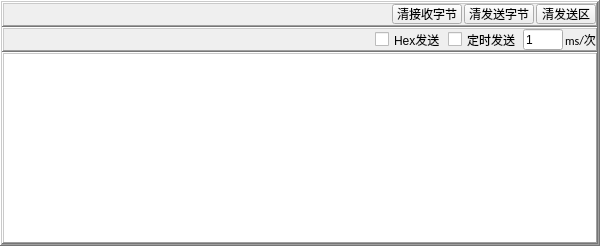
                  <widget class="QFrame" name="frame_9">
                   <property name="sizePolicy">
                    <sizepolicy hsizetype="Expanding" vsizetype="Expanding">
                     <horstretch>1</horstretch>
                     <verstretch>0</verstretch>
                    </sizepolicy>
                   </property>
                   <property name="minimumSize">
                    <size>
                     <width>0</width>
                     <height>0</height>
                    </size>
                   </property>
                   <property name="maximumSize">
                    <size>
                     <width>600</width>
                     <height>11111</height>
                    </size>
                   </property>
                   <property name="frameShape">
                    <enum>QFrame::WinPanel</enum>
                   </property>
                   <property name="frameShadow">
                    <enum>QFrame::Raised</enum>
                   </property>
                   <property name="lineWidth">
                    <number>20</number>
                   </property>
                   <property name="midLineWidth">
                    <number>0</number>
                   </property>
                   <layout class="QVBoxLayout" name="verticalLayout_9">
                    <property name="spacing">
                     <number>0</number>
                    </property>
                    <property name="leftMargin">
                     <number>0</number>
                    </property>
                    <property name="topMargin">
                     <number>0</number>
                    </property>
                    <property name="rightMargin">
                     <number>0</number>
                    </property>
                    <property name="bottomMargin">
                     <number>0</number>
                    </property>
                    <item>
                     <widget class="QFrame" name="frame_16">
                      <property name="sizePolicy">
                       <sizepolicy hsizetype="Expanding" vsizetype="Expanding">
                        <horstretch>0</horstretch>
                        <verstretch>0</verstretch>
                       </sizepolicy>
                      </property>
                      <property name="minimumSize">
                       <size>
                        <width>0</width>
                        <height>25</height>
                       </size>
                      </property>
                      <property name="maximumSize">
                       <size>
                        <width>16777215</width>
                        <height>25</height>
                       </size>
                      </property>
                      <property name="frameShape">
                       <enum>QFrame::WinPanel</enum>
                      </property>
                      <property name="frameShadow">
                       <enum>QFrame::Raised</enum>
                      </property>
                      <layout class="QHBoxLayout" name="horizontalLayout_5">
                       <property name="spacing">
                        <number>2</number>
                       </property>
                       <property name="leftMargin">
                        <number>0</number>
                       </property>
                       <property name="topMargin">
                        <number>0</number>
                       </property>
                       <property name="rightMargin">
                        <number>0</number>
                       </property>
                       <property name="bottomMargin">
                        <number>0</number>
                       </property>
                       <item>
                        <spacer name="horizontalSpacer_3">
                         <property name="orientation">
                          <enum>Qt::Horizontal</enum>
                         </property>
                         <property name="sizeHint" stdset="0">
                          <size>
                           <width>419</width>
                           <height>13</height>
                          </size>
                         </property>
                        </spacer>
                       </item>
                       <item>
                        <widget class="QPushButton" name="clean_received_show">
                         <property name="sizePolicy">
                          <sizepolicy hsizetype="Expanding" vsizetype="Expanding">
                           <horstretch>0</horstretch>
                           <verstretch>0</verstretch>
                          </sizepolicy>
                         </property>
                         <property name="maximumSize">
                          <size>
                           <width>70</width>
                           <height>20</height>
                          </size>
                         </property>
                         <property name="text">
                          <string>清接收字节</string>
                         </property>
                         <property name="autoRepeat">
                          <bool>false</bool>
                         </property>
                         <property name="autoExclusive">
                          <bool>false</bool>
                         </property>
                         <property name="autoDefault">
                          <bool>false</bool>
                         </property>
                         <property name="default">
                          <bool>false</bool>
                         </property>
                         <property name="flat">
                          <bool>false</bool>
                         </property>
                        </widget>
                       </item>
                       <item>
                        <widget class="QPushButton" name="clean_send_show">
                         <property name="sizePolicy">
                          <sizepolicy hsizetype="Expanding" vsizetype="Expanding">
                           <horstretch>0</horstretch>
                           <verstretch>0</verstretch>
                          </sizepolicy>
                         </property>
                         <property name="maximumSize">
                          <size>
                           <width>70</width>
                           <height>20</height>
                          </size>
                         </property>
                         <property name="text">
                          <string>清发送字节</string>
                         </property>
                         <property name="autoRepeat">
                          <bool>false</bool>
                         </property>
                         <property name="autoExclusive">
                          <bool>false</bool>
                         </property>
                         <property name="autoDefault">
                          <bool>false</bool>
                         </property>
                         <property name="default">
                          <bool>false</bool>
                         </property>
                         <property name="flat">
                          <bool>false</bool>
                         </property>
                        </widget>
                       </item>
                       <item>
                        <widget class="QPushButton" name="clean_send">
                         <property name="sizePolicy">
                          <sizepolicy hsizetype="Expanding" vsizetype="Expanding">
                           <horstretch>0</horstretch>
                           <verstretch>0</verstretch>
                          </sizepolicy>
                         </property>
                         <property name="maximumSize">
                          <size>
                           <width>60</width>
                           <height>20</height>
                          </size>
                         </property>
                         <property name="text">
                          <string>清发送区</string>
                         </property>
                         <property name="autoRepeat">
                          <bool>false</bool>
                         </property>
                         <property name="autoExclusive">
                          <bool>false</bool>
                         </property>
                         <property name="autoDefault">
                          <bool>false</bool>
                         </property>
                         <property name="default">
                          <bool>false</bool>
                         </property>
                         <property name="flat">
                          <bool>false</bool>
                         </property>
                        </widget>
                       </item>
                      </layout>
                     </widget>
                    </item>
                    <item>
                     <widget class="QFrame" name="frame_26">
                      <property name="sizePolicy">
                       <sizepolicy hsizetype="Expanding" vsizetype="Expanding">
                        <horstretch>0</horstretch>
                        <verstretch>0</verstretch>
                       </sizepolicy>
                      </property>
                      <property name="minimumSize">
                       <size>
                        <width>0</width>
                        <height>25</height>
                       </size>
                      </property>
                      <property name="maximumSize">
                       <size>
                        <width>16777215</width>
                        <height>25</height>
                       </size>
                      </property>
                      <property name="frameShape">
                       <enum>QFrame::WinPanel</enum>
                      </property>
                      <property name="frameShadow">
                       <enum>QFrame::Raised</enum>
                      </property>
                      <layout class="QHBoxLayout" name="horizontalLayout_4">
                       <property name="spacing">
                        <number>2</number>
                       </property>
                       <property name="leftMargin">
                        <number>0</number>
                       </property>
                       <property name="topMargin">
                        <number>0</number>
                       </property>
                       <property name="rightMargin">
                        <number>0</number>
                       </property>
                       <property name="bottomMargin">
                        <number>0</number>
                       </property>
                       <item>
                        <spacer name="horizontalSpacer">
                         <property name="orientation">
                          <enum>Qt::Horizontal</enum>
                         </property>
                         <property name="sizeHint" stdset="0">
                          <size>
                           <width>419</width>
                           <height>13</height>
                          </size>
                         </property>
                        </spacer>
                       </item>
                       <item>
                        <widget class="QCheckBox" name="hex_send_button">
                         <property name="sizePolicy">
                          <sizepolicy hsizetype="Fixed" vsizetype="Expanding">
                           <horstretch>0</horstretch>
                           <verstretch>0</verstretch>
                          </sizepolicy>
                         </property>
                         <property name="text">
                          <string>Hex发送</string>
                         </property>
                        </widget>
                       </item>
                       <item>
                        <widget class="QCheckBox" name="timingswitch">
                         <property name="sizePolicy">
                          <sizepolicy hsizetype="Fixed" vsizetype="Expanding">
                           <horstretch>0</horstretch>
                           <verstretch>0</verstretch>
                          </sizepolicy>
                         </property>
                         <property name="text">
                          <string>定时发送</string>
                         </property>
                         <property name="autoRepeatDelay">
                          <number>300</number>
                         </property>
                        </widget>
                       </item>
                       <item>
                        <widget class="QLineEdit" name="timing">
                         <property name="sizePolicy">
                          <sizepolicy hsizetype="Fixed" vsizetype="Expanding">
                           <horstretch>0</horstretch>
                           <verstretch>0</verstretch>
                          </sizepolicy>
                         </property>
                         <property name="maximumSize">
                          <size>
                           <width>40</width>
                           <height>16777215</height>
                          </size>
                         </property>
                         <property name="toolTip">
                          <string>110</string>
                         </property>
                         <property name="text">
                          <string>1</string>
                         </property>
                         <property name="clearButtonEnabled">
                          <bool>false</bool>
                         </property>
                        </widget>
                       </item>
                       <item>
                        <widget class="QLabel" name="label_8">
                         <property name="sizePolicy">
                          <sizepolicy hsizetype="Expanding" vsizetype="Expanding">
                           <horstretch>0</horstretch>
                           <verstretch>0</verstretch>
                          </sizepolicy>
                         </property>
                         <property name="maximumSize">
                          <size>
                           <width>35</width>
                           <height>15</height>
                          </size>
                         </property>
                         <property name="font">
                          <font>
                           <family>Calibri</family>
                          </font>
                         </property>
                         <property name="text">
                          <string>ms/次</string>
                         </property>
                        </widget>
                       </item>
                      </layout>
                     </widget>
                    </item>
                    <item>
                     <widget class="QTextEdit" name="textEdit">
                      <property name="sizePolicy">
                       <sizepolicy hsizetype="Expanding" vsizetype="Expanding">
                        <horstretch>0</horstretch>
                        <verstretch>0</verstretch>
                       </sizepolicy>
                      </property>
                      <property name="maximumSize">
                       <size>
                        <width>16777215</width>
                        <height>11111111</height>
                       </size>
                      </property>
                      <property name="statusTip">
                       <string>此为输入框</string>
                      </property>
                      <property name="frameShape">
                       <enum>QFrame::WinPanel</enum>
                      </property>
                      <property name="frameShadow">
                       <enum>QFrame::Raised</enum>
                      </property>
                      <property name="verticalScrollBarPolicy">
                       <enum>Qt::ScrollBarAlwaysOff</enum>
                      </property>
                     </widget>
                    </item>
                   </layout>
                  </widget>
